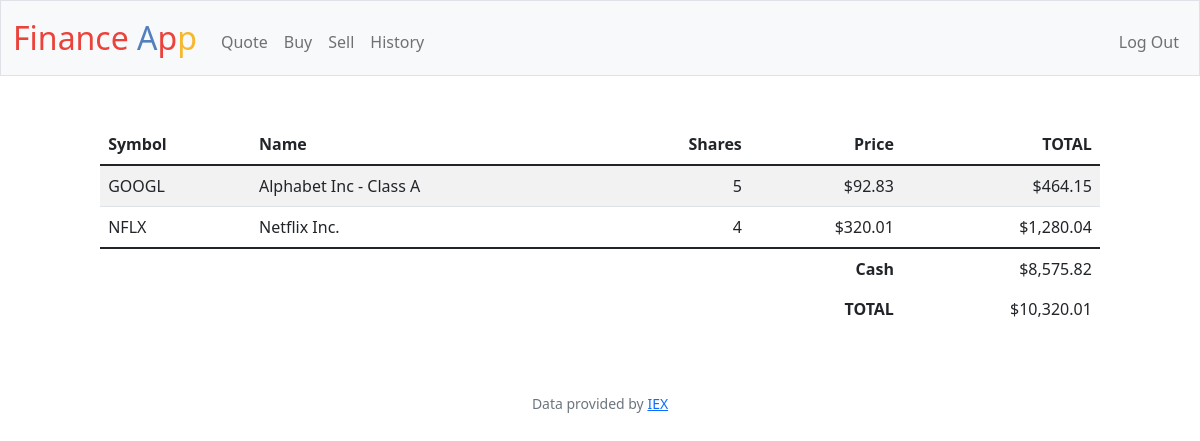
The page / (signed in) on the database its author committed.
### tables this page shows
CREATE TABLE purchases (
    purchase_id INTEGER NOT NULL,
    symbol TEXT NOT NULL,
    name TEXT NOT NULL,
    shares INTEGER NOT NULL,
    price INTEGER NOT NULL,
    time DATETIME DEFAULT CURRENT_TIMESTAMP
);

CREATE TABLE users (id INTEGER PRIMARY KEY AUTOINCREMENT NOT NULL, username TEXT NOT NULL, hash TEXT NOT NULL, cash NUMERIC NOT NULL DEFAULT 10000.00);

### app.py (the view)
@app.route("/")
@login_required
def index():
    portfolio = db.execute("SELECT * FROM purchases WHERE purchase_id = ?", session["user_id"])
    rows = db.execute("SELECT * FROM users WHERE id = ?", session["user_id"])
    cash = rows[0]["cash"]
    total = cash
    """
    My weak point lies here,
    I am unable to implement GROUP BY HAVING SUM here :(
    """
    for stock in portfolio:
        total += stock["shares"]*stock["price"]
    return render_template("index.html", portfolio=portfolio, cash=cash, total=total)

### app.py (called while the page is built)
@app.after_request
def after_request(response):
    response.headers["Cache-Control"] = "no-cache, no-store, must-revalidate"
    response.headers["Expires"] = 0
    response.headers["Pragma"] = "no-cache"
    return response

### helpers.py (called while the page is built)
def login_required(f):
    @wraps(f)
    def decorated_function(*args, **kwargs):
        if session.get("user_id") is None:
            return redirect("/login")
        return f(*args, **kwargs)
    return decorated_function

def usd(value):
    return f"${value:,.2f}"

### templates/index.html (shortened to what this page needs)
{% extends "layout.html" %}
{% block main %}
<div style="margin:auto; width:85%">
    <table class="table table-striped">
        <thead>
            <tr>
                <th class="text-start">Symbol</th>
                <th class="text-start">Name</th>
                <th class="text-end">Shares</th>
                <th class="text-end">Price</th>
                <th class="text-end">TOTAL</th>
            </tr>
        </thead>
        <tbody>
        {% for share in portfolio%}
            <tr>
                <td class="text-start">{{share.symbol|upper}}</td>
                <td class="text-start">{{share.name}}</td>
                <td class="text-end">{{share.shares}}</td>
                <td class="text-end">{{share.price|usd}}</td>
                <td class="text-end">{{(share.price * share.shares)|usd}}</td>
            </tr>
        {% endfor %}
        </tbody>
        <tfoot>
            <tr>
                <td class="border-0 fw-bold text-end" colspan="4">Cash</td>
                <td class="border-0 text-end">{{cash|usd}}</td>
            </tr>
            <tr>
                <td class="border-0 fw-bold text-end" colspan="4">TOTAL</td>
                <td class="border-0 w-bold text-end">{{total|usd}}</td>
            </tr>
        </tfoot>
    </table>
</div>
{% endblock %}

### rows shown on the page
purchases: symbol "GOOGL", name "Alphabet Inc - Class A", shares "5", price "$92.83", (share.price*share.shares)|usd "$464.15"
purchases: symbol "NFLX", name "Netflix Inc.", shares "4", price "$320.01", (share.price*share.shares)|usd "$1,280.04"
users: cash "$8,575.82"

### other values the page prints
{{ total|usd }} "$10,320.01"
